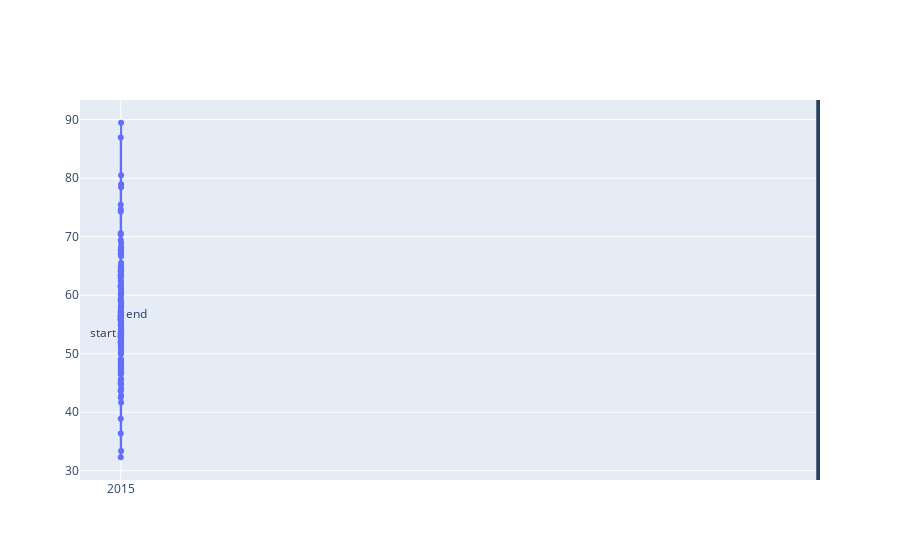

Notebook cell for this chart:
### Code cell
import plotly.graph_objects as go
dff = educacion_comparativa[educacion_comparativa['indicador'] == 'Porcentaje de la población de 3 a 5 años que asiste a la escuela']
dff = pd.melt(dff, id_vars='desc_municipio', value_vars=['2015','2020'], value_name='porcentaje')

fig = go.Figure(go.Scatter(x=dff.variable, y=dff.porcentaje, mode='lines+markers+text', 
                           text=['start', 'end'], textposition=['middle left', 'middle right']))
fig.add_shape(type='line', x0=2020, x1=2020, y0=0, y1=1, xref='x', yref='paper')
fig.add_shape(type='line', x0=2015, x1=2015, y0=0, y1=1, xref='x', yref='paper')
fig.show()

### Figure 1 — Plotly figure (JSON) as saved in the notebook; plotly's stock layout.template omitted (floating-point values rounded to 4 significant figures; data arrays with more than 128 entries replaced by an {"elided": "..."} marker saying what was removed)
{"data": [{"mode": "lines+markers+text", "text": ["start", "end"], "textposition": ["middle left", "middle right"], "type": "scatter", "x": {"elided": "146 str values"}, "y": {"elided": "146 mixed values"}}], "layout": {"shapes": [{"type": "line", "x0": 2020, "x1": 2020, "xref": "x", "y0": 0, "y1": 1, "yref": "paper"}, {"type": "line", "x0": 2015, "x1": 2015, "xref": "x", "y0": 0, "y1": 1, "yref": "paper"}]}}
